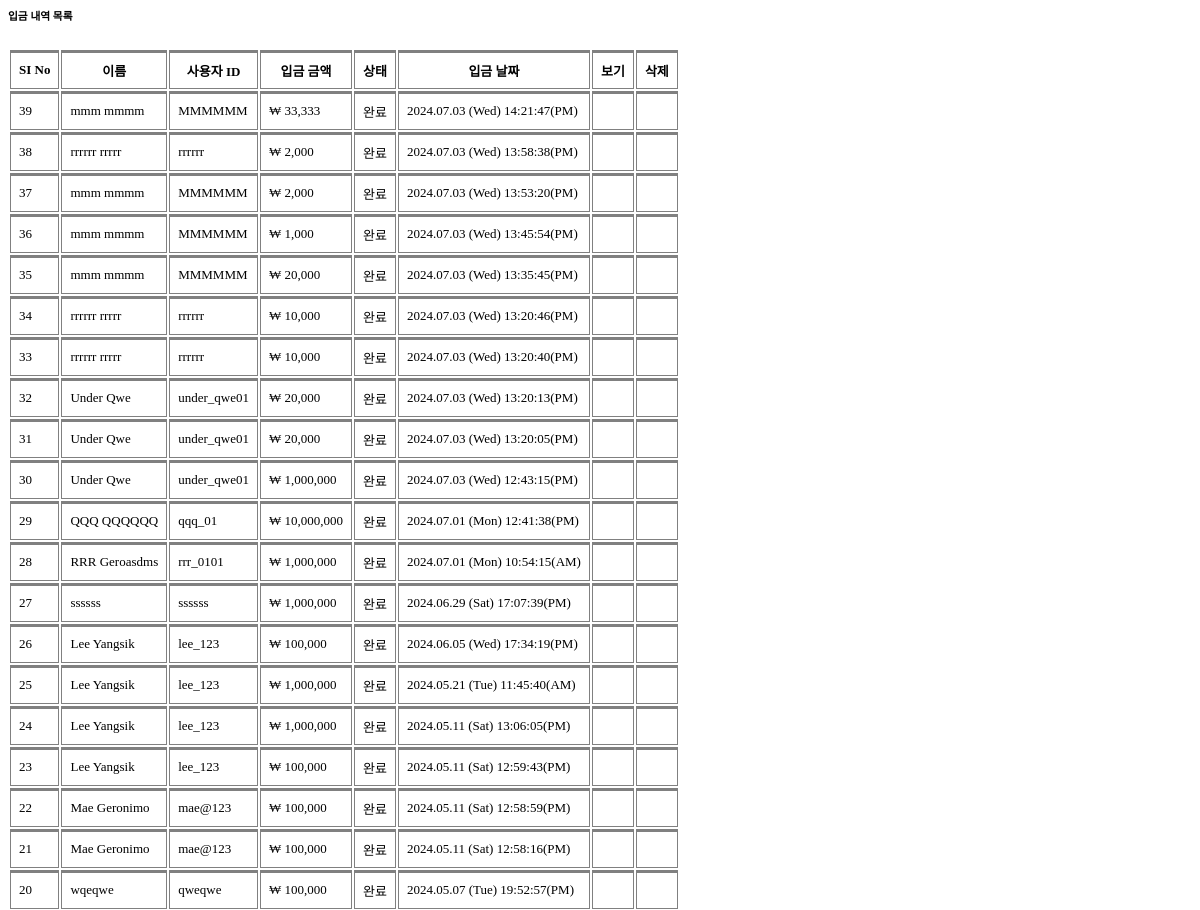
Page /admin/deposit_users.php (upper part) on the earlier database version.
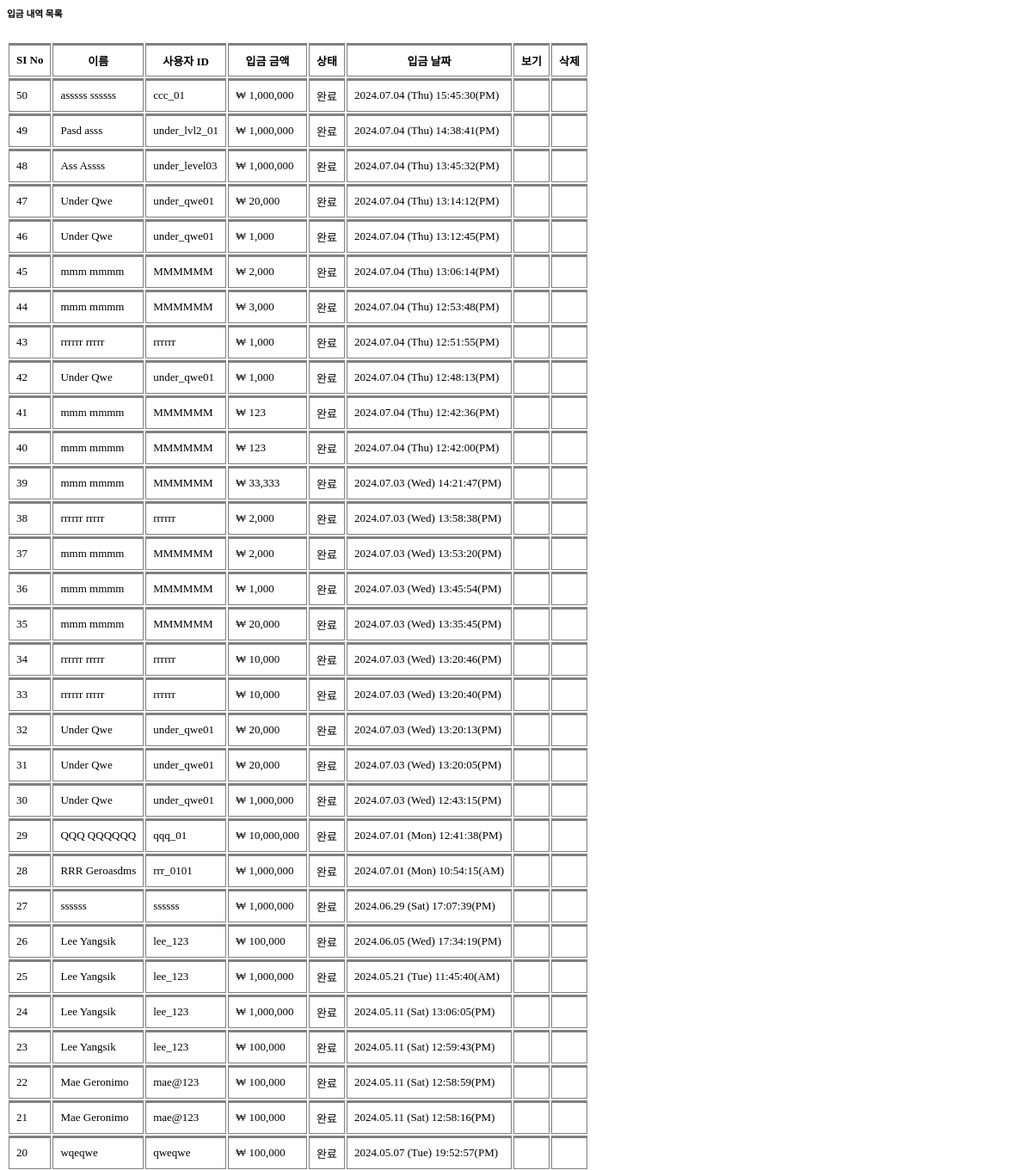
Same page on the later database version.
### tables this page shows
CREATE TABLE `deposit_mgt` (
  `id` int(11) NOT NULL,
  `referal_code` varchar(255) NOT NULL,
  `userid` varchar(255) NOT NULL,
  `name` varchar(255) NOT NULL,
  `user_id` varchar(255) NOT NULL,
  `amount_deposit` varchar(255) NOT NULL,
  `status` varchar(255) NOT NULL,
  `date_deposit` datetime NOT NULL DEFAULT current_timestamp()
);

### admin/deposit_users.php (the view, shortened to what this page needs)
<div class="container-fluid pt-4 px-4">
    <div class="row g-4">
        <div class="col-sm-12">
            <div class="bg-secondary rounded h-100 p-4">
                <h6 class="mb-4 text-center text-primary">입금 내역 목록</h6>
                <div class="table-responsive text-center">
                    <table class="table table-bordered text-white text-center my-3" style="font-size: small;" id="myTable">
                        <thead>
                            <tr>
                                <th class="text-center">SI No</th>
                                <th class="text-center">이름</th>
                                <th class="text-center">사용자 ID</th>
                                <th class="text-center">입금 금액</th>
                                <th class="text-center">상태</th>
                                <th class="text-center">입금 날짜</th>
                                <th class="text-center">보기</th>
                                <th class="text-center">삭제</th>
                            </tr>
                        </thead>
                        <tbody>
                            <?php
                            include "./inc/connect.php";
                            $get_users = "Select * from `deposit_mgt` order by `date_deposit` DESC";
                            $result_query = mysqli_query($conn, $get_users);
                            while ($run_query = mysqli_fetch_array($result_query)) {
                                $id = $run_query['id'];
                                $name = $run_query['name'];
                                $userid = $run_query['userid'];
                                $amount_deposit = $run_query['amount_deposit'];
                                $created_at = date('Y.m.d (D) H:i:s(A)', strtotime($run_query['date_deposit']))
                            ?>
                                <tr class='text-center'>
                                    <td><?php echo $id ?></td>
                                    <td><?php echo $name ?></td>
                                    <td><?php echo $userid ?></td>
                                    <td>₩ <?php echo number_format($amount_deposit) ?></td>
                                    <td>
                                    <?php
                                        if ($run_query['status'] == 'Completed') {
                                            echo '<span class="badge bg-success">완료</span>';
                                        } else {
                                            echo '<span class="badge bg-danger">Pending</span>';
                                        }
                                        ?>
                                    </td>
                                    <td> <?php echo $created_at ?></td>
                                    <td><a href='index.php?user_deposit_update=<?php echo $id ?>' class='text-success'><i class='fa-solid fa-pen-to-square'></i></a></td>
                                    <td><a href='index.php?deposit_delete_users=<?php echo $id ?>' class='text-danger'><i class='fa-solid fa-trash-can'></i></a></td>
                                </tr>
                            <?php
                            }
                            ?>
                        </tbody>
                    </table>
                </div>
            </div>
        </div>
    </div>
</div>

Differences in the rows shown:
added deposit_mgt: id "50", name "asssss ssssss", userid "ccc_01", amount_deposit "1,000,000", status "완료", date_deposit "2024.07.04 (Thu) 15:45:30(PM)"
added deposit_mgt: id "49", name "Pasd asss", userid "under_lvl2_01", amount_deposit "1,000,000", status "완료", date_deposit "2024.07.04 (Thu) 14:38:41(PM)"
added deposit_mgt: id "48", name "Ass Assss", userid "under_level03", amount_deposit "1,000,000", status "완료", date_deposit "2024.07.04 (Thu) 13:45:32(PM)"
added deposit_mgt: id "47", name "Under Qwe", userid "under_qwe01", amount_deposit "20,000", status "완료", date_deposit "2024.07.04 (Thu) 13:14:12(PM)"
added deposit_mgt: id "46", name "Under Qwe", userid "under_qwe01", amount_deposit "1,000", status "완료", date_deposit "2024.07.04 (Thu) 13:12:45(PM)"
added deposit_mgt: id "45", name "mmm mmmm", userid "MMMMMM", amount_deposit "2,000", status "완료", date_deposit "2024.07.04 (Thu) 13:06:14(PM)"
added deposit_mgt: id "44", name "mmm mmmm", userid "MMMMMM", amount_deposit "3,000", status "완료", date_deposit "2024.07.04 (Thu) 12:53:48(PM)"
added deposit_mgt: id "43", name "rrrrrr rrrrr", userid "rrrrrr", amount_deposit "1,000", status "완료", date_deposit "2024.07.04 (Thu) 12:51:55(PM)"
added deposit_mgt: id "42", name "Under Qwe", userid "under_qwe01", amount_deposit "1,000", status "완료", date_deposit "2024.07.04 (Thu) 12:48:13(PM)"
added deposit_mgt: id "41", name "mmm mmmm", userid "MMMMMM", amount_deposit "123", status "완료", date_deposit "2024.07.04 (Thu) 12:42:36(PM)"
added deposit_mgt: id "40", name "mmm mmmm", userid "MMMMMM", amount_deposit "123", status "완료", date_deposit "2024.07.04 (Thu) 12:42:00(PM)"
